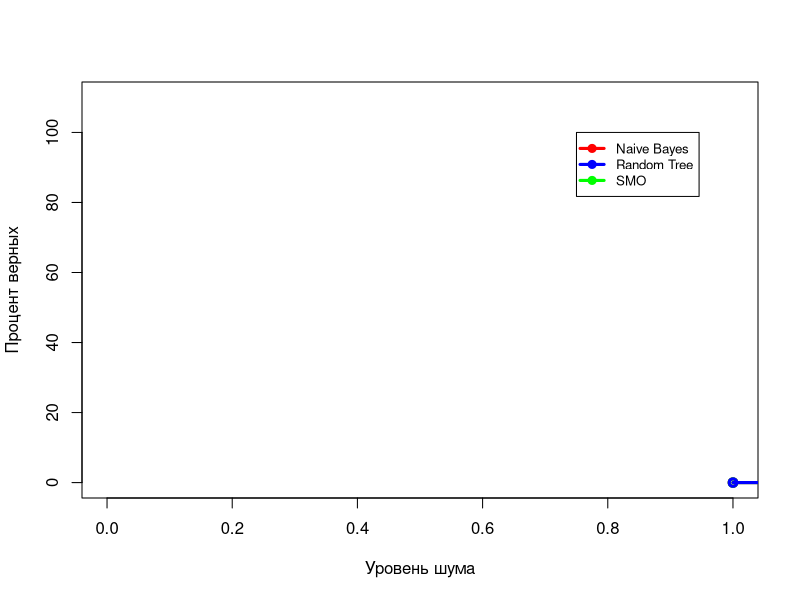
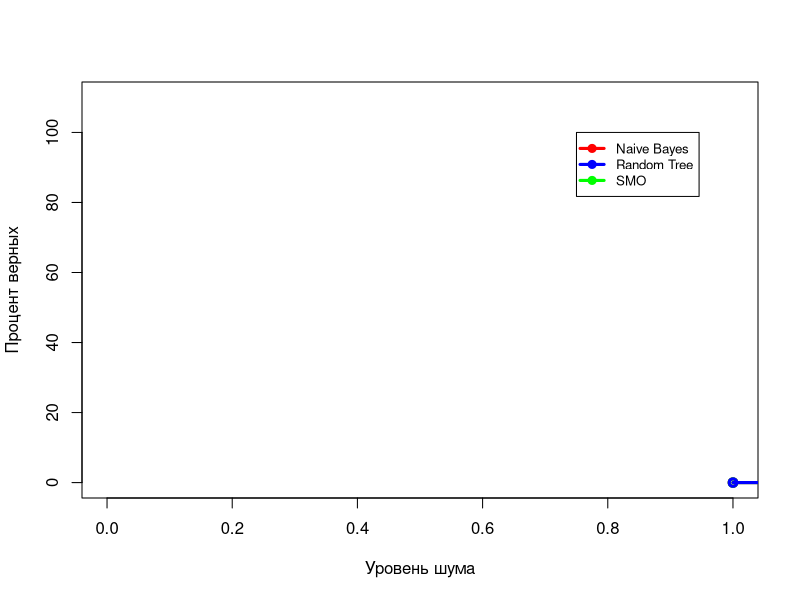

Source code (R) for these figures, in order:
#Check Session -> Set Working Directory -> To Source File Location
#Generate unnoised comparasion
results <- read.csv("Comparasion_results_with_unnoised.csv")
noiseRates = 0:19
noiseRates <- noiseRates / 20
pdf("graphics/Perf_unnoised.pdf", 8, 5, family= "URWHelvetica", encoding="CP1251")
plot(noiseRates,results$NaiveBayes, ann=FALSE, xlim=range(c(0.0, 1.0)), ylim=range(c(0, 110)), type='o', lwd=3, col="red")
lines(noiseRates, results$SMO, lwd=3, col="green", type='o')
lines(noiseRates, results$RandomTree, lwd=3, col="blue", type='o')
legend(0.75, 100, c("Naive Bayes", "Random Tree", "SMO"), cex=0.8, col=c("red", "blue", "green"), pch=21, lty=1, lwd=3);
title(xlab="Уровень шума", ylab="Процент верных")
dev.off()

#Generate noised comparasion
results <- read.csv("Comparasion_results.csv")
pdf("graphics/Perf_noised.pdf", 8, 5, family= "URWHelvetica", encoding="CP1251")
plot(noiseRates,results$NaiveBayes, ann=FALSE, xlim=range(c(0.0, 1.0)), ylim=range(c(0, 110)), type='o', lwd=3, col="red")
lines(noiseRates, results$SMO, lwd=3, col="green", type='o')
lines(noiseRates, results$RandomTree, lwd=3, col="blue", type='o')
legend(0.75, 100, c("Naive Bayes", "Random Tree", "SMO"), cex=0.8, col=c("red", "blue", "green"), pch=21, lty=1, lwd=3);
title(xlab="Уровень шума", ylab="Процент верных")
dev.off()